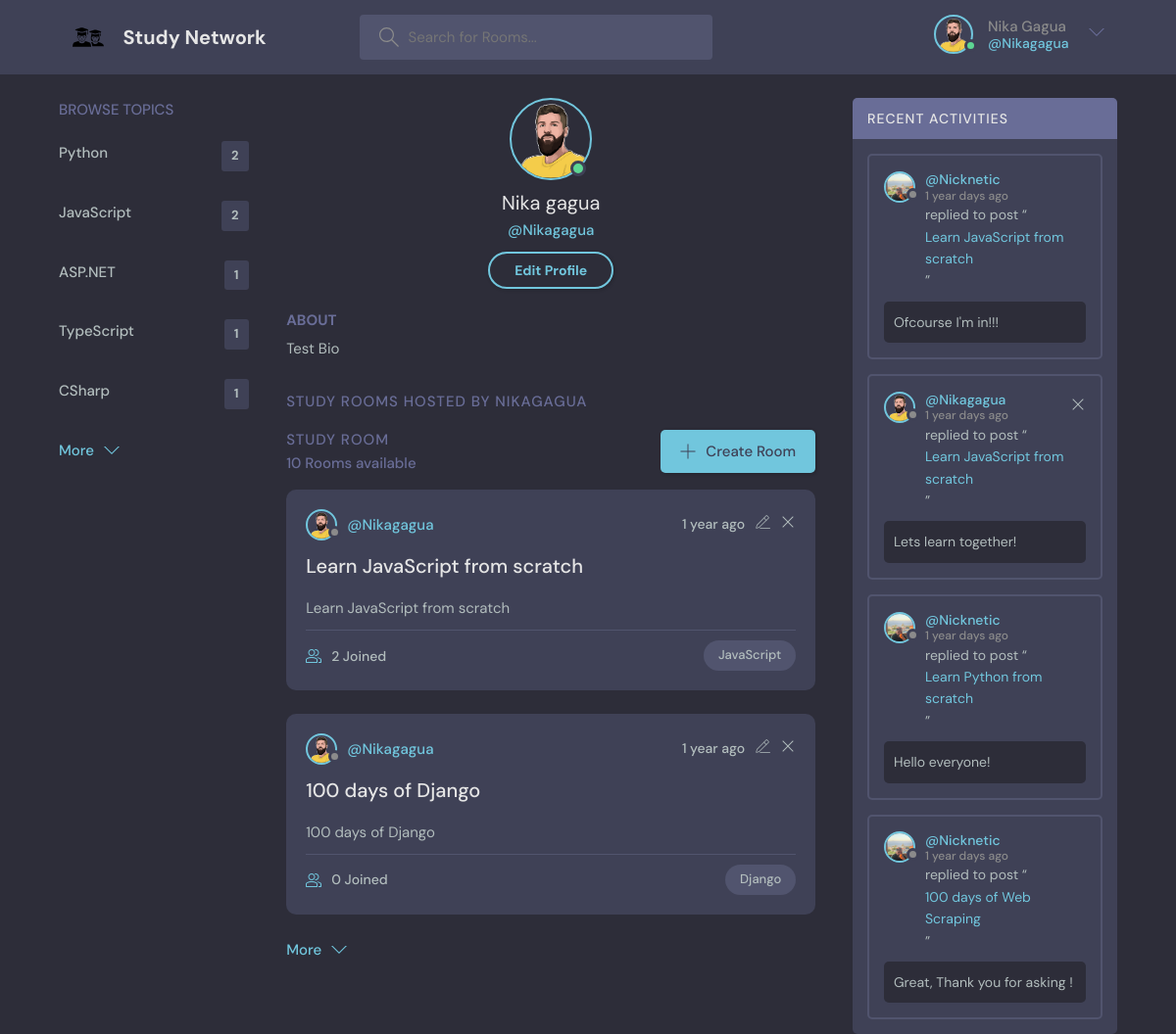
/profile/1/ (signed in), run on an earlier commit of the app's database.
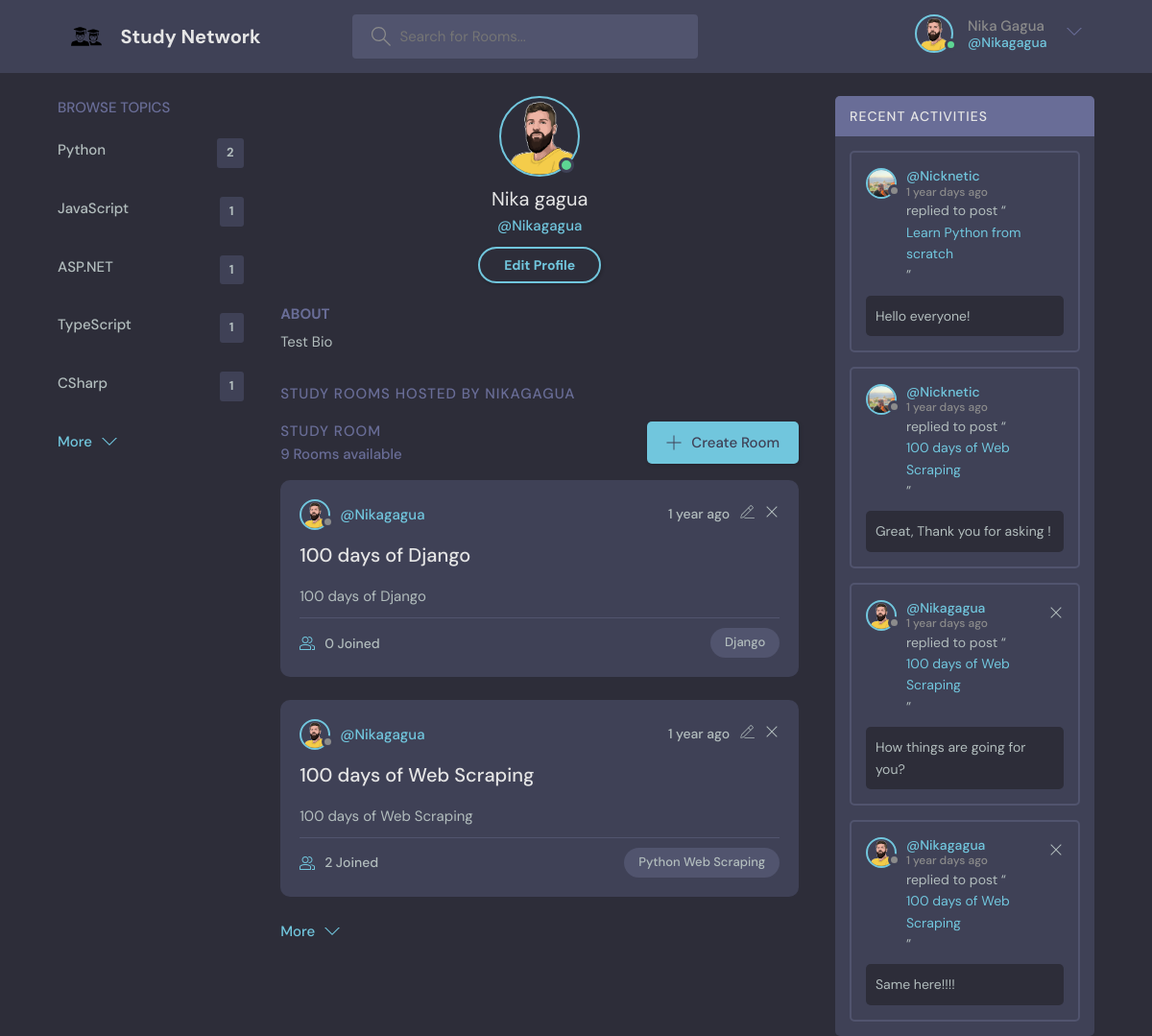
And on a later commit of the database.
### base/models.py (models this page shows, shortened)
class User(AbstractUser):
    username = models.CharField(max_length=150, unique=True)
    name = models.CharField(max_length=200, null=True)
    email = models.EmailField(unique=True, null=True)
    bio = models.TextField(null=True)
    avatar = models.ImageField(null=True, default="avatar.svg")
    USERNAME_FIELD = "email"
    REQUIRED_FIELDS = ["username"]

class Topic(models.Model):
    name = models.CharField(max_length=200)
    class Meta:
        ordering = ["-name"]

class Room(models.Model):
    host = models.ForeignKey(User, on_delete=models.SET_NULL, null=True)
    topic = models.ForeignKey(Topic, on_delete=models.SET_NULL, null=True)
    name = models.CharField(max_length=200)
    description = models.TextField(null=True, blank=True)
    participants = models.ManyToManyField(User, related_name="participants", blank=True)
    updated = models.DateTimeField(auto_now=True)
    created = models.DateTimeField(auto_now_add=True)
    class Meta:
        ordering = ["-updated", "-created"]

class Message(models.Model):
    user = models.ForeignKey(User, on_delete=models.CASCADE)
    room = models.ForeignKey(Room, on_delete=models.CASCADE)
    body = models.TextField()
    updated = models.DateTimeField(auto_now=True)
    created = models.DateTimeField(auto_now_add=True)
    class Meta:
        ordering = ["-updated", "-created"]

### base/views.py (the view)
# urls.py: path("profile/<int:pk>/", views.user_profile, name="user-profile"),
@login_required(login_url="login")
def user_profile(request, pk):
    user = User.objects.get(id=pk)
    rooms = Room.objects.filter()[0:2]
    show_all_room = Room.objects.filter()[3:]
    room_messages = Message.objects.filter()[0:4]
    topics = Topic.objects.annotate(room_count=Count("room")).order_by("-room_count")
    top_topics = topics[0:5]
    other_topics = topics[5:]
    all_room_count = Room.objects.all().count()
    context = {
        "user": user,
        "rooms": rooms,
        "show_all_room": show_all_room,
        "room_messages": room_messages,
        "topics": top_topics,
        "other_topics": other_topics,
        "all_room_count": all_room_count,
    }
    return render(request, "base/profile.html", context)

### base/templates/base/profile.html
{% extends 'main.html' %}
{% block content %}
    <main class="profile-page layout layout--3">
        <div class="container">
            {% include 'base/topic_component.html' %}
            <div class="roomList">
                {% if user.is_authenticated %}
                    <div class="profile">
                        <div class="profile__avatar">
                            <div class="avatar avatar--large active">
                                <img src="{{ user.avatar.url }}" alt="user avatar"/>
                            </div>
                        </div>
                        <div class="profile__info">
                            {% if user.name %}
                                <h3>{{ user.name.capitalize }}</h3>
                            {% else %}
                                <h3>{{ user.username.capitalize }}</h3>
                            {% endif %}
                            <p>@{{ user.username }}</p>
                            {% if request.user == user %}
                                <a href="{% url 'update-user' %}" class="btn btn--main btn--pill">Edit Profile</a>
                            {% endif %}
                        </div>
                        <div class="profile__about">
                            <h3>About</h3>
                            {% if user.bio %}
                                <p>
                                    {{ user.bio }}
                                </p>
                            {% else %}
                                <p>
                                    No information has been added in bio
                                </p>
                            {% endif %}
                        </div>
                    </div>
                    <div class="roomList__header">
                        <div>
                            <h2>Study Rooms Hosted by {{ request.user.username }}
                            </h2>
                        </div>
                    </div>
                    {% include 'base/feed_component.html' %}
                    </div>
                    {% include 'base/activity_component.html' %}
                    </div>
                {% endif %}
    </main>
{% endblock content %}

### templates/main.html (shortened to what this page needs)
<!DOCTYPE html>
{% load static %}
<html lang="en">
<head>
    <link rel="stylesheet" type="text/css" media="screen" href="{% static 'styles/style.css' %}"/>
</head>
<body>
{% include 'navbar.html' %}
{% block content %}
{% endblock %}
</body>
</html>

### templates/navbar.html (shortened to what this page needs)
{% block content %}
    <header class="header header--loggedIn">
        <div class="container">
            <a href="{% url 'home' %}" class="header__logo">
                <img src="/static/assets/study-group-icon.svg" alt="logo"/>
                <h1>Study Network</h1>
            </a>
            <form class="header__search" method="get" action="{% url 'home' %}">
                <label>
                    <input type="text" name="q" placeholder="Search for Rooms..."/>
                </label>
            </form>
            <nav class="header__menu">
                {% if request.user.is_authenticated %}
                    <div class="header__user">
                        <a href="{% url 'user-profile' request.user.id %}">
                            <div class="avatar avatar--medium active">
                                <img src="{{ request.user.avatar.url }}" alt="=user avatar"/>
                            </div>
                            {% if request.user.name.capitalize %}
                                <p>{{ request.user.name }}
                                    <span>@{{ request.user.username }}</span></p>
                            {% else %}
                                <p>{{ request.user.username.capitalize }}
                                    <span>@{{ request.user.username }}</span></p>
                            {% endif %}
                        </a>
                        <button class="dropdown-button">
                            <svg xmlns="http://www.w3.org/2000/svg" width="32" height="32"
                                 viewBox="0 0 32 32">
                                <title>chevron-down</title>
                                <path d="M16 21l-13-13h-3l16 16 16-16h-3l-13 13z"></path>
                            </svg>
                        </button>
                    </div>
                {% else %}
                    <a href="{% url 'login' %}">
                        <img src="/static/assets/avatar.svg" alt="">
                        <p>Login</p>
                    </a>
                {% endif %}
            </nav>
        </div>
    </header>
{% endblock %}

### base/templates/base/topic_component.html (shortened to what this page needs)
<div class="topics">
    <div class="topics__header">
        <h2>Browse Topics</h2>
    </div>
    <ul class="topics__list" id="defaultTopics">
        {% for topic in topics %}
            <li>
                <a href="{% url 'home' %}?q={{ topic.name }}">
                    {{ topic.name }} <span>{{ topic.room_count }}</span>
                </a>
            </li>
        {% endfor %}
    </ul>
    <a class="btn btn--link" href="#" id="showMoreTopics">
        More
        <svg xmlns="http://www.w3.org/2000/svg" width="32" height="32" viewBox="0 0 32 32">
            <title>chevron-down</title>
            <path d="M16 21l-13-13h-3l16 16 16-16h-3l-13 13z"></path>
        </svg>
    </a>
</div>

### base/templates/base/feed_component.html (shortened to what this page needs)
<div class="roomList">
    <div class="roomList__header">
        <div>
            <h2>Study Room</h2>
            <p>{{ all_room_count }} Rooms available</p>
        </div>
        <a class="btn btn--main" href="{% url 'create-room' %}">
            <svg xmlns="http://www.w3.org/2000/svg" width="32" height="32"
                 viewBox="0 0 32 32">
                <title>add</title>
                <path
                        d="M16.943 0.943h-1.885v14.115h-14.115v1.885h14.115v14.115h1.885v-14.115h14.115v-1.885h-14.115v-14.115z"
                ></path>
            </svg>
            Create Room
        </a>
    </div>
    {% for room in rooms %}
        <div class="roomListRoom">
            <div class="roomListRoom__header">
                <a href="{% url 'user-profile' room.host.id %}" class="roomListRoom__author">
                    <div class="avatar avatar--small">
                        <img src="{{ room.host.avatar.url }}" alt="user avatar"/>
                    </div>
                    <span>@{{ room.host.username }}</span>
                </a>
                <div class="roomListRoom__actions">
                    <span>{{ room.created | timesince }} ago</span>
                    {% if request.user == room.host %}
                        <div class="roomListRoom__actions">
                            <a href="{% url 'update-room' room.id %}">
                            </a>
                            <a href="{% url 'delete-room' room.id %}">
                                <svg xmlns="http://www.w3.org/2000/svg" width="32" height="32"
                                     viewBox="0 0 32 32">
                                    <title>remove</title>
                                    <path
                                            d="M27.314 6.019l-1.333-1.333-9.98 9.981-9.981-9.981-1.333 1.333 9.981 9.981-9.981 9.98 1.333 1.333 9.981-9.98 9.98 9.98 1.333-1.333-9.98-9.98 9.98-9.981z"
                                    ></path>
                                </svg>
                            </a>
                        </div>
                    {% endif %}
                </div>
            </div>
            <div class="roomListRoom__content">
                <a href="{% url 'room' room.id %}">{{ room.name }}</a>
                <p>
                    {{ room.description }}
                </p>
            </div>
            <div class="roomListRoom__meta">
                <a href="{% url 'room' room.id %}" class="roomListRoom__joined">
                    {{ room.participants.count }} Joined
                </a>
                <p class="roomListRoom__topic">{{ room.topic.name }}</p>
            </div>
        </div>
    {% endfor %}
    <a class="btn btn--link" href="#" id="showMoreRooms">
        More
        <svg xmlns="http://www.w3.org/2000/svg" width="32" height="32" viewBox="0 0 32 32">
            <title>chevron-down</title>
            <path d="M16 21l-13-13h-3l16 16 16-16h-3l-13 13z"></path>
        </svg>
    </a>
</div>

### base/templates/base/activity_component.html
<div class="activities">
    <div class="activities__header">
        <h2>Recent Activities</h2>
    </div>
    {% for message in room_messages %}
        <div class="activities__box">
            <div class="activities__boxHeader roomListRoom__header">
                <a href="{% url 'user-profile' message.user.id %}" class="roomListRoom__author">
                    <div class="avatar avatar--small">
                        <img src="{{ message.user.avatar.url }}" alt="user avatar"/>
                    </div>
                    <p>
                        @{{ message.user.username }}
                        <span>{{ message.created | timesince }} days ago</span>
                    </p>
                </a>
                {% if request.user == message.user %}
                    <div class="roomListRoom__actions">
                        <a href="{% url 'delete-activity' message.id %}">
                            <svg xmlns="http://www.w3.org/2000/svg" width="32" height="32"
                                 viewBox="0 0 32 32">
                                <title>remove</title>
                                <path
                                        d="M27.314 6.019l-1.333-1.333-9.98 9.981-9.981-9.981-1.333 1.333 9.981 9.981-9.981 9.98 1.333 1.333 9.981-9.98 9.98 9.98 1.333-1.333-9.98-9.98 9.98-9.981z"
                                ></path>
                            </svg>
                        </a>
                    </div>
                {% endif %}
            </div>
            <div class="activities__boxContent">
                <p>replied to post “<a href="{% url 'room' message.room.id %}">{{ message.room.name }}</a>”</p>
                <div class="activities__boxRoomContent">
                    {{ message.body }}
                </div>
            </div>
        </div>
    {% endfor %}
</div>

What changed in the data, as far as the page shows it:
removed Room: host.avatar (picture), host.username "Nikagagua", created "1 year", name "Learn JavaScript from scratch", description "Learn JavaScript from scratch", participants.count "2", topic.name "JavaScript"
removed Message: user.avatar (picture), user.username "Nicknetic", created "1 year", room.name "Learn JavaScript from scratch", body "Ofcourse I'm in!!!"
removed Message: user.avatar (picture), user.username "Nikagagua", created "1 year", room.name "Learn JavaScript from scratch", body "Lets learn together!"
computed for Topic "JavaScript": room_count "2" → "1"
now on this page (row unchanged): Room: host.avatar (picture), host.username "Nikagagua", created "1 year", name "100 days of Web Scraping", description "100 days of Web Scraping", participants.count "2", topic.name "Python Web Scraping"
now on this page (row unchanged): Message: user.avatar (picture), user.username "Nikagagua", created "1 year", room.name "100 days of Web Scraping", body "How things are going for you?"
now on this page (row unchanged): Message: user.avatar (picture), user.username "Nikagagua", created "1 year", room.name "100 days of Web Scraping", body "Same here!!!!"
Also different on the page:
{{ all_room_count }}: "10" → "9"
